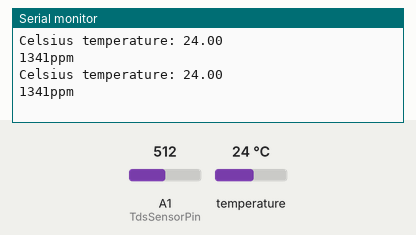
Bench run of a sketch on a simulated Arduino Uno, built with avr-gcc and run on an emulated ATmega328P. Parts: the last lines printed to the serial monitor. Inputs (shaded band) come from the test bench; at power-on: temperature 24 °C, A1 (TdsSensorPin) = 512.

Above: at 4.3 s.
4.4 s: temperature set to 12 °C
At 7.0 s:
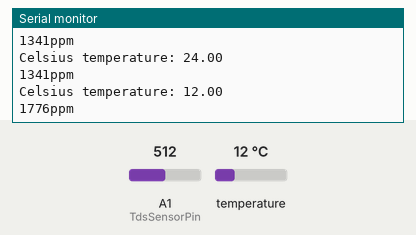
8.1 s: A1 (TdsSensorPin) set to 716
At 10.3 s:
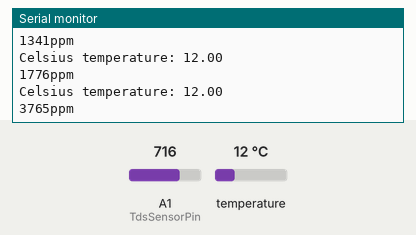
11.8 s: temperature set to 19 °C
At 12.3 s:
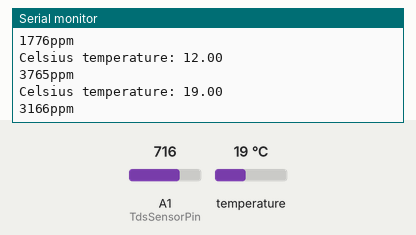
15.5 s: A1 (TdsSensorPin) set to 900
At 18.8 s:
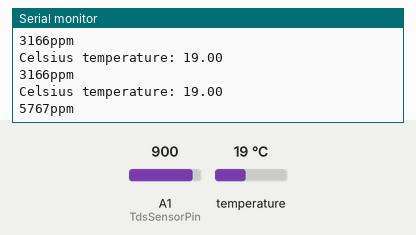
Timing chart, 0 to 20.2 s (numbered marks = the images above; inputs shaded):
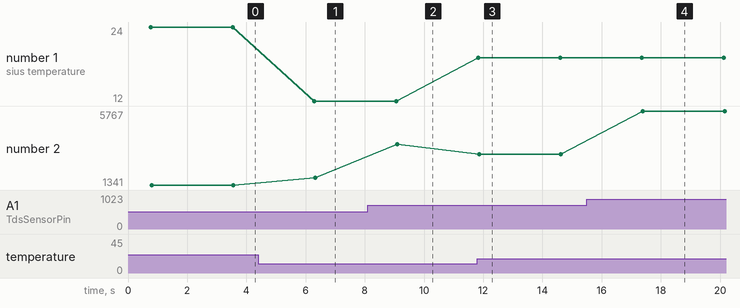

Measured:
- after the input at 4.4 s, the serial monitor: prints a new line after 1.9 s (image 1)
- after the input at 8.1 s, the serial monitor: prints a new line after 0.99 s (image 2)
- after the input at 11.8 s, the serial monitor: prints a new line at once (image 3)
- after the input at 15.5 s, the serial monitor: prints a new line after 1.9 s (image 4)
- plotted number 1: 24 → 12 after the input at 4.4 s, 12 → 19 after the input at 11.8 s
- plotted number 2: 1341 → 1776 after the input at 4.4 s, 1776 → 3765 after the input at 8.1 s, 3765 → 3166 after the input at 11.8 s, 3166 → 5767 after the input at 15.5 s

The sketch:

TDSTEMP.ino
```cpp
#include "EEPROM.h"
#include "GravityTDS.h"
#include <OneWire.h>
#include <DallasTemperature.h>

#define TdsSensorPin A1
#define ONE_WIRE_BUS 2
GravityTDS gravityTds;

float temperature = 0,tdsValue = 0;
OneWire oneWire(ONE_WIRE_BUS);

DallasTemperature sensors(&oneWire);

void setup()
{
    Serial.begin(9600);
    sensors.begin();
    gravityTds.setPin(TdsSensorPin);
    gravityTds.setAref(5.0);  //reference voltage on ADC, default 5.0V on Arduino UNO
    gravityTds.setAdcRange(1024);  //1024 for 10bit ADC;4096 for 12bit ADC
    gravityTds.begin();  //initialization
}

void loop()
{
    sensors.requestTemperatures();
    Serial.print("Celsius temperature: ");
    temperature = sensors.getTempCByIndex(0);
    Serial.println(temperature);
    //temperature = readTemperature();  //add your temperature sensor and read it
    gravityTds.setTemperature(temperature);  // set the temperature and execute temperature compensation
    gravityTds.update();  //sample and calculate
    tdsValue = gravityTds.getTdsValue();  // then get the value
    Serial.print(tdsValue, 0);
    Serial.println("ppm");
    delay(2000);
}
```
